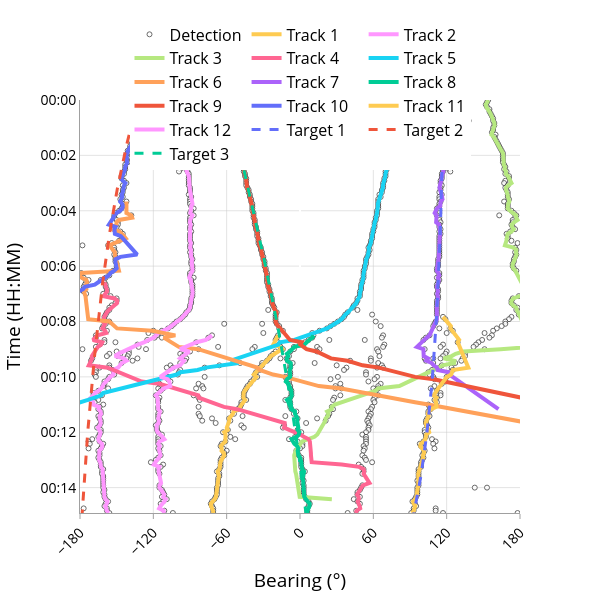

The cell this chart's notebook holds for it:
### Code cell
import numpy as np
from stonesoup.dataassociator.neighbour import GNNWith2DAssignment
from stonesoup.dataassociator.probability import JPDA
from stonesoup.deleter.error import CovarianceBasedDeleter
from stonesoup.hypothesiser.distance import DistanceHypothesiser
from stonesoup.hypothesiser.probability import PDAHypothesiser
from stonesoup.initiator.simple import MultiMeasurementInitiator
from stonesoup.measures import Mahalanobis
from stonesoup.models.measurement.linear import LinearGaussian
from stonesoup.models.transition.linear import ConstantVelocity
from stonesoup.predictor.kalman import KalmanPredictor
from stonesoup.tracker.simple import MultiTargetMixtureTracker
from stonesoup.types.state import GaussianState
from stonesoup.updater.kalman import KalmanUpdater

from nereus.plotter import plot_btr

transition_model = ConstantVelocity(0.000001)
predictor = KalmanPredictor(transition_model)

measurement_model = LinearGaussian(
    ndim_state=2,
    mapping=[0],
    noise_covar=np.array([[np.deg2rad(1) ** 2]]),
)
updater = KalmanUpdater(measurement_model=measurement_model)

fov_rad = np.deg2rad(360)
expected_false_alarms_per_scan = 3
clutter_spatial_density = expected_false_alarms_per_scan / fov_rad

jpda_hypothesiser = PDAHypothesiser(
    predictor=predictor,
    updater=updater,
    clutter_spatial_density=clutter_spatial_density,
    prob_detect=0.85,
)
jpda_associator = JPDA(hypothesiser=jpda_hypothesiser)

init_hypothesiser = DistanceHypothesiser(
    predictor=predictor,
    updater=updater,
    measure=Mahalanobis(),
    missed_distance=6,
)
init_associator = GNNWith2DAssignment(init_hypothesiser)

deleter = CovarianceBasedDeleter(covar_trace_thresh=0.2)

# Get bearing from first detection for prior state
first_detection = next(
    det
    for _, det_set in all_detections
    if det_set
    for det in det_set
)

initial_bearing = float(first_detection.state_vector[0, 0])

prior_state = GaussianState(
    np.array([[first_detection], [0.0]]),
    np.diag([np.deg2rad(5) ** 2, np.deg2rad(0.5) ** 2]),
    timestamp=start_time,
)

initiator = MultiMeasurementInitiator(
    prior_state=prior_state,
    measurement_model=measurement_model,
    deleter=deleter,
    data_associator=init_associator,
    updater=updater,
    min_points=30,
)



kf = MultiTargetMixtureTracker(
    initiator=initiator,
    deleter=deleter,
    detector=all_detections,
    data_associator=jpda_associator,
    updater=updater,
)

tracks = set()

for _, current_tracks in kf:
    tracks |= current_tracks

plot_btr(
    timesteps=timesteps,
    steering_azimuths=np.rad2deg(steering_azimuths_rad),
    truths=relative_bearing_truths,
    detections=detections_for_plotter,
    tracks=tracks,
).show()
